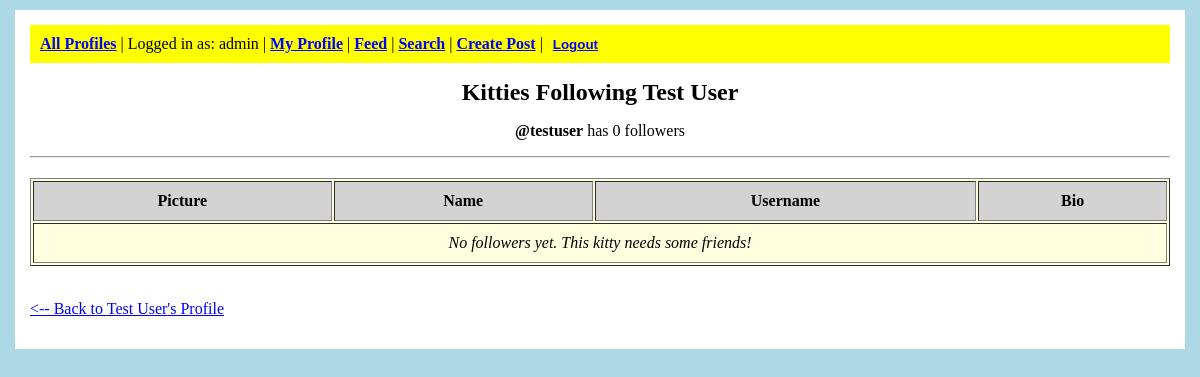
Screenshot of /mini_insta/profile/1/followers/ (signed in) with the database file from the repository.
### mini_insta/models.py (models this page shows, shortened)
class Profile(models.Model):
    user = models.ForeignKey(User, on_delete=models.CASCADE, default=1)
    bio_text = models.TextField(blank=True)
    username = models.CharField(max_length=100, unique=True)
    profile_image_url = models.URLField(max_length=500)
    display_name = models.CharField(max_length=100)
    join_date = models.DateTimeField(auto_now_add=True)
    def get_followers(self):
        follow_objects = Follow.objects.filter(profile=self)
        followers = [follow.follower_profile for follow in follow_objects]
        return followers
    def get_num_followers(self):
        return Follow.objects.filter(profile=self).count()

### mini_insta/views.py (the view)
# urls.py: path('profile/<int:pk>/followers/', views.ShowFollowersDetailView.as_view(), name='show_followers'),
class ShowFollowersDetailView(DetailView):
    model = Profile
    template_name = 'mini_insta/show_followers.html'
    context_object_name = 'profile'

### mini_insta/templates/mini_insta/show_followers.html (shortened to what this page needs)
{% extends 'mini_insta/base.html' %}
{% block content %}
<center>
    <h1>Kitties Following {{ profile.display_name }}</h1>
    <p><b>@{{ profile.username }}</b> has {{ profile.get_num_followers }} follower{% if profile.get_num_followers != 1 %}s{% endif %}</p>
</center>
<hr>
<table border="1" cellpadding="10" style="width: 100%; margin-top: 20px; background-color: lightyellow;">
    <tr style="background-color: lightgray;">
        <th>Picture</th>
        <th>Name</th>
        <th>Username</th>
        <th>Bio</th>
    </tr>
    {% for follower in profile.get_followers %}
    <tr>
        <td style="text-align: center;">
            <a href="{% url 'mini_insta:show_profile' follower.pk %}">
                <img src="{{ follower.profile_image_url }}" alt="{{ follower.display_name }}"
                     width="80" height="80" style="border: 1px solid black;">
            </a>
        </td>
        <td>
            <a href="{% url 'mini_insta:show_profile' follower.pk %}" style="color: blue;">
                {{ follower.display_name }}
            </a>
        </td>
        <td>@{{ follower.username }}</td>
        <td>
            {% if follower.bio_text %}
                {{ follower.bio_text|truncatechars:50 }}
            {% else %}
                (no bio)
            {% endif %}
        </td>
    </tr>
    {% empty %}
    <tr>
        <td colspan="4" style="text-align: center;">
            <i>No followers yet. This kitty needs some friends!</i>
        </td>
    </tr>
    {% endfor %}
</table>
<br>
<p>
    <a href="{% url 'mini_insta:show_profile' profile.pk %}" style="color: blue; text-decoration: underline;">
        &lt;-- Back to {{ profile.display_name }}'s Profile
    </a>
</p>
{% endblock %}

### mini_insta/templates/mini_insta/base.html (shortened to what this page needs)
<!DOCTYPE html>
<html>
<head>
</head>
<body>
    <div class="main-container">
        <div class="navigation">
            <a href="{% url 'mini_insta:show_all_profiles' %}">All Profiles</a>
            {% if user.is_authenticated %}
                | Logged in as: {{ user.username }}
                | <a href="{% url 'mini_insta:show_own_profile' %}">My Profile</a>
                | <a href="{% url 'mini_insta:show_feed' %}">Feed</a>
                | <a href="{% url 'mini_insta:search' %}">Search</a>
                | <a href="{% url 'mini_insta:create_post' %}">Create Post</a>
                |
                <form method="POST" action="{% url 'mini_insta:logout' %}" style="display: inline;">
                    <button type="submit" style="background: none; border: none; color: blue; font-weight: bold; cursor: pointer; text-decoration: underline;">Logout</button>
                </form>
            {% else %}
                | <a href="{% url 'mini_insta:login' %}">Login</a>
                | <a href="{% url 'mini_insta:create_profile' %}">Create Profile</a>
            {% endif %}
        </div>
        {% block content %}
        {% endblock %}
    </div>
</body>
</html>

### mini_insta/templates/mini_insta/base.html (style rules this page uses)
body { font-family: Times; margin: 10px; background-color: lightblue; }
.main-container { background-color: white; padding: 15px; margin: 5px; }
.navigation { background-color: yellow; padding: 10px; margin-bottom: 15px; }
.navigation a { color: blue; font-weight: bold; }
h1 { color: black; text-align: center; font-size: 24px; }

### rows the page displays
Profile: display_name "Test User", username "testuser", get_num_followers "0"

### other values shown
{{ user.username }} "admin"
